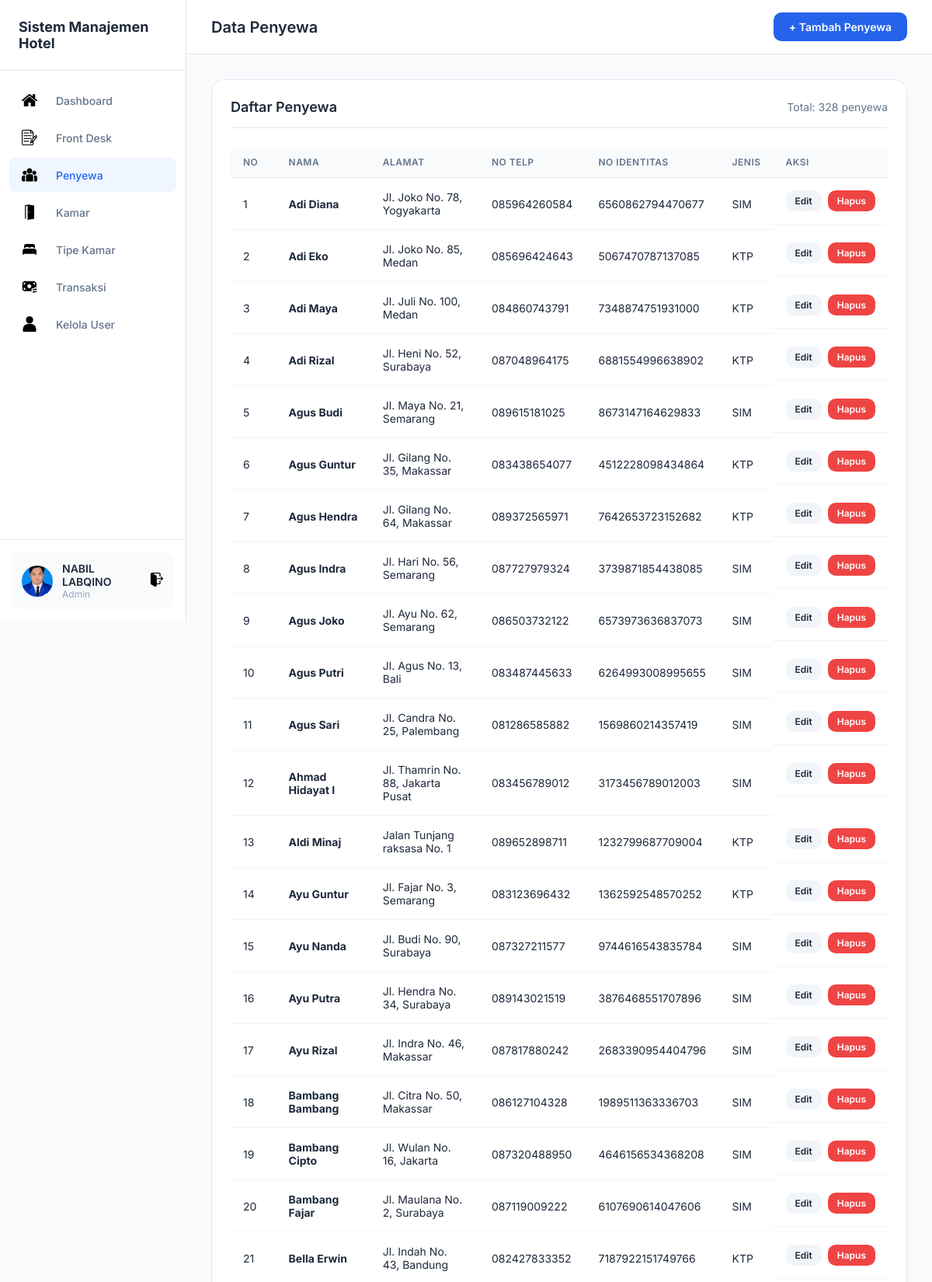
/penyewa/TampilPenyewa.php (signed in, upper part), run on the app's committed database.
### tables this page shows
CREATE TABLE `penyewa` (
  `id_cust` int(11) NOT NULL,
  `nama` varchar(100) NOT NULL,
  `alamat` text DEFAULT NULL,
  `no_telp` varchar(20) DEFAULT NULL,
  `no_identitas` varchar(50) NOT NULL,
  `jenis_identitas` varchar(20) NOT NULL
);

### penyewa/TampilPenyewa.php (the view, shortened to what this page needs)
<?php
include "../koneksi.php";
$result = mysqli_query($koneksi, "SELECT * FROM penyewa ORDER BY nama");
?>
<!DOCTYPE html>
<html lang="id">
<head>
    <link rel="stylesheet" href="../css/dashboard.css">
</head>
<body>
    <div class="dashboard">
        <?php include '../includes/sidebar.php'; ?>
        <main class="main">
            <header class="header">
                <h1 class="page-title">Data Penyewa</h1>
                <div class="header-right">
                    <a href="TambahPenyewa.php" class="btn btn-primary">+ Tambah Penyewa</a>
                </div>
            </header>
            <div class="content">
                <div class="card">
                    <div class="card-header">
                        <h3 class="card-title">Daftar Penyewa</h3>
                        <span style="color: var(--text-gray); font-size: 14px;">Total: <?= mysqli_num_rows($result) ?>
                            penyewa</span>
                    </div>
                    <div class="table-responsive">
                        <table class="table">
                            <thead>
                                <tr>
                                    <th>No</th>
                                    <th>Nama</th>
                                    <th>Alamat</th>
                                    <th>No Telp</th>
                                    <th>No Identitas</th>
                                    <th>Jenis</th>
                                    <th>Aksi</th>
                                </tr>
                            </thead>
                            <tbody>
                                <?php $no = 1;
                                while ($row = mysqli_fetch_assoc($result)): ?>
                                    <tr>
                                        <td><?= $no++ ?></td>
                                        <td><strong><?= htmlspecialchars($row['nama']) ?></strong></td>
                                        <td><?= htmlspecialchars($row['alamat']) ?></td>
                                        <td><?= htmlspecialchars($row['no_telp']) ?></td>
                                        <td><?= htmlspecialchars($row['no_identitas']) ?></td>
                                        <td><?= htmlspecialchars($row['jenis_identitas']) ?></td>
                                        <td class="actions">
                                            <a href="KoreksiPenyewa.php?id=<?= $row['id_cust'] ?>"
                                                class="btn btn-sm btn-secondary">Edit</a>
                                            <a href="HapusPenyewa.php?id=<?= $row['id_cust'] ?>"
                                                class="btn btn-sm btn-danger"
                                                onclick="return confirm('Hapus penyewa ini?')">Hapus</a>
                                        </td>
                                    </tr>
                                <?php endwhile; ?>
                            </tbody>
                        </table>
                    </div>
                </div>
            </div>
        </main>
    </div>
</body>
</html>

### css/dashboard.css (style rules this page uses)
:root { --primary: #2563eb; --primary-dark: #1d4ed8; --bg-main: #f8fafc; --bg-card: #ffffff; --text-dark: #1e293b; --text-gray: #64748b; --text-light: #94a3b8; --border: #e2e8f0; --success: #22c55e; --danger: #ef4444; --warning: #f59e0b; --sidebar-width: 240px; }
* { margin: 0; padding: 0; box-sizing: border-box; }
body { font-family: 'Inter', -apple-system, sans-serif; background: var(--bg-main); color: var(--text-dark); }
.dashboard { display: flex; min-height: 100vh; }
.main { flex: 1; margin-left: var(--sidebar-width); }
.header { background: var(--bg-card); padding: 16px 32px; display: flex; justify-content: space-between; align-items: center; border-bottom: 1px solid var(--border); position: sticky; top: 0; z-index: 100; }
.page-title { font-size: 20px; font-weight: 600; color: var(--text-dark); }
.header-right { display: flex; align-items: center; gap: 16px; }
.content { padding: 32px; }
.card { background: var(--bg-card); border-radius: 16px; border: 1px solid var(--border); padding: 24px; margin-bottom: 24px; }
.card-header { display: flex; justify-content: space-between; align-items: center; margin-bottom: 24px; padding-bottom: 16px; border-bottom: 1px solid var(--border); }
.card-title { font-size: 18px; font-weight: 600; color: var(--text-dark); }
.btn { display: inline-flex; align-items: center; gap: 8px; padding: 10px 20px; border-radius: 10px; font-size: 14px; font-weight: 600; text-decoration: none; border: none; cursor: pointer; transition: all 0.2s; font-family: inherit; }
.btn-primary { background: var(--primary); color: #fff; }
.btn-danger { background: var(--danger); color: #fff; }
.btn-secondary { background: #f1f5f9; color: var(--text-dark); }
.btn-sm { padding: 6px 12px; font-size: 12px; }
.table-responsive { overflow-x: auto; }
.table { width: 100%; border-collapse: collapse; }
.table th { text-align: left; padding: 12px 16px; background: #f8fafc; font-size: 12px; font-weight: 600; color: var(--text-gray); text-transform: uppercase; letter-spacing: 0.5px; border-bottom: 1px solid var(--border); }
.table td { padding: 16px; border-bottom: 1px solid #f1f5f9; font-size: 14px; color: var(--text-dark); }
.table .actions { display: flex; gap: 8px; }

### data on the page
penyewa: nama "Adi Diana", alamat "Jl. Joko No. 78, Yogyakarta", no_telp "085964260584", no_identitas "6560862794470677", jenis_identitas "SIM"
penyewa: nama "Adi Eko", alamat "Jl. Joko No. 85, Medan", no_telp "085696424643", no_identitas "5067470787137085", jenis_identitas "KTP"
penyewa: nama "Adi Maya", alamat "Jl. Juli No. 100, Medan", no_telp "084860743791", no_identitas "7348874751931000", jenis_identitas "KTP"
penyewa: nama "Adi Rizal", alamat "Jl. Heni No. 52, Surabaya", no_telp "087048964175", no_identitas "6881554996638902", jenis_identitas "KTP"
penyewa: nama "Agus Budi", alamat "Jl. Maya No. 21, Semarang", no_telp "089615181025", no_identitas "8673147164629833", jenis_identitas "SIM"
penyewa: nama "Agus Guntur", alamat "Jl. Gilang No. 35, Makassar", no_telp "083438654077", no_identitas "4512228098434864", jenis_identitas "KTP"
penyewa: nama "Agus Hendra", alamat "Jl. Gilang No. 64, Makassar", no_telp "089372565971", no_identitas "7642653723152682", jenis_identitas "KTP"
penyewa: nama "Agus Indra", alamat "Jl. Hari No. 56, Semarang", no_telp "087727979324", no_identitas "3739871854438085", jenis_identitas "SIM"
penyewa: nama "Agus Joko", alamat "Jl. Ayu No. 62, Semarang", no_telp "086503732122", no_identitas "6573973636837073", jenis_identitas "SIM"
penyewa: nama "Agus Putri", alamat "Jl. Agus No. 13, Bali", no_telp "083487445633", no_identitas "6264993008995655", jenis_identitas "SIM"
penyewa: nama "Agus Sari", alamat "Jl. Candra No. 25, Palembang", no_telp "081286585882", no_identitas "1569860214357419", jenis_identitas "SIM"
penyewa: nama "Ahmad Hidayat I", alamat "Jl. Thamrin No. 88, Jakarta Pusat", no_telp "083456789012", no_identitas "3173456789012003", jenis_identitas "SIM"
penyewa: nama "Aldi Minaj", alamat "Jalan Tunjang raksasa No. 1", no_telp "089652898711", no_identitas "1232799687709004", jenis_identitas "KTP"
penyewa: nama "Ayu Guntur", alamat "Jl. Fajar No. 3, Semarang", no_telp "083123696432", no_identitas "1362592548570252", jenis_identitas "KTP"
penyewa: nama "Ayu Nanda", alamat "Jl. Budi No. 90, Surabaya", no_telp "087327211577", no_identitas "9744616543835784", jenis_identitas "SIM"
penyewa: nama "Ayu Putra", alamat "Jl. Hendra No. 34, Surabaya", no_telp "089143021519", no_identitas "3876468551707896", jenis_identitas "SIM"
penyewa: nama "Ayu Rizal", alamat "Jl. Indra No. 46, Makassar", no_telp "087817880242", no_identitas "2683390954404796", jenis_identitas "SIM"
penyewa: nama "Bambang Bambang", alamat "Jl. Citra No. 50, Makassar", no_telp "086127104328", no_identitas "1989511363336703", jenis_identitas "SIM"
penyewa: nama "Bambang Cipto", alamat "Jl. Wulan No. 16, Jakarta", no_telp "087320488950", no_identitas "4646156534368208", jenis_identitas "SIM"
penyewa: nama "Bambang Fajar", alamat "Jl. Maulana No. 2, Surabaya", no_telp "087119009222", no_identitas "6107690614047606", jenis_identitas "SIM"
penyewa: nama "Bella Erwin", alamat "Jl. Indah No. 43, Bandung", no_telp "082427833352", no_identitas "7187922151749766", jenis_identitas "KTP"

### other printed values
$_SESSION['nama'] "NABIL LABQINO"
mysqli_num_rows($result) "328"
